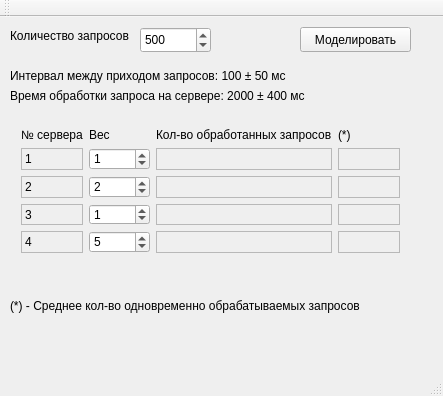
<?xml version="1.0" encoding="UTF-8"?>
<ui version="4.0">
 <class>MainWindow</class>
 <widget class="QMainWindow" name="MainWindow">
  <property name="geometry">
   <rect>
    <x>0</x>
    <y>0</y>
    <width>443</width>
    <height>396</height>
   </rect>
  </property>
  <property name="windowTitle">
   <string>MainWindow</string>
  </property>
  <widget class="QWidget" name="centralWidget">
   <widget class="QLabel" name="label">
    <property name="geometry">
     <rect>
      <x>10</x>
      <y>10</y>
      <width>151</width>
      <height>17</height>
     </rect>
    </property>
    <property name="text">
     <string>Количество запросов</string>
    </property>
   </widget>
   <widget class="QLabel" name="label_2">
    <property name="geometry">
     <rect>
      <x>10</x>
      <y>50</y>
      <width>301</width>
      <height>17</height>
     </rect>
    </property>
    <property name="text">
     <string>Интервал между приходом запросов: 100 ± 50 мс</string>
    </property>
   </widget>
   <widget class="QWidget" name="gridLayoutWidget">
    <property name="geometry">
     <rect>
      <x>10</x>
      <y>100</y>
      <width>401</width>
      <height>147</height>
     </rect>
    </property>
    <layout class="QGridLayout" name="gridLayout">
     <item row="1" column="0">
      <widget class="QLabel" name="label_7">
       <property name="frameShape">
        <enum>QFrame::StyledPanel</enum>
       </property>
       <property name="text">
        <string>1</string>
       </property>
      </widget>
     </item>
     <item row="0" column="1">
      <widget class="QLabel" name="label_4">
       <property name="text">
        <string>Вес</string>
       </property>
      </widget>
     </item>
     <item row="2" column="0">
      <widget class="QLabel" name="label_8">
       <property name="frameShape">
        <enum>QFrame::StyledPanel</enum>
       </property>
       <property name="text">
        <string>2</string>
       </property>
      </widget>
     </item>
     <item row="3" column="2">
      <widget class="QLabel" name="n3">
       <property name="frameShape">
        <enum>QFrame::StyledPanel</enum>
       </property>
       <property name="text">
        <string/>
       </property>
      </widget>
     </item>
     <item row="0" column="0">
      <widget class="QLabel" name="label_3">
       <property name="text">
        <string>№ сервера</string>
       </property>
      </widget>
     </item>
     <item row="2" column="3">
      <widget class="QLabel" name="a2">
       <property name="frameShape">
        <enum>QFrame::StyledPanel</enum>
       </property>
       <property name="text">
        <string/>
       </property>
      </widget>
     </item>
     <item row="0" column="2">
      <widget class="QLabel" name="label_5">
       <property name="text">
        <string>Кол-во обработанных запросов</string>
       </property>
      </widget>
     </item>
     <item row="3" column="0">
      <widget class="QLabel" name="label_9">
       <property name="frameShape">
        <enum>QFrame::StyledPanel</enum>
       </property>
       <property name="text">
        <string>3</string>
       </property>
      </widget>
     </item>
     <item row="3" column="1">
      <widget class="QSpinBox" name="w3">
       <property name="value">
        <number>1</number>
       </property>
      </widget>
     </item>
     <item row="1" column="3">
      <widget class="QLabel" name="a1">
       <property name="frameShape">
        <enum>QFrame::StyledPanel</enum>
       </property>
       <property name="text">
        <string/>
       </property>
      </widget>
     </item>
     <item row="2" column="2">
      <widget class="QLabel" name="n2">
       <property name="frameShape">
        <enum>QFrame::StyledPanel</enum>
       </property>
       <property name="text">
        <string/>
       </property>
      </widget>
     </item>
     <item row="3" column="3">
      <widget class="QLabel" name="a3">
       <property name="frameShape">
        <enum>QFrame::StyledPanel</enum>
       </property>
       <property name="text">
        <string/>
       </property>
      </widget>
     </item>
     <item row="1" column="1">
      <widget class="QSpinBox" name="w1">
       <property name="value">
        <number>1</number>
       </property>
      </widget>
     </item>
     <item row="0" column="3">
      <widget class="QLabel" name="label_6">
       <property name="text">
        <string>(*)</string>
       </property>
      </widget>
     </item>
     <item row="2" column="1">
      <widget class="QSpinBox" name="w2">
       <property name="value">
        <number>2</number>
       </property>
      </widget>
     </item>
     <item row="1" column="2">
      <widget class="QLabel" name="n1">
       <property name="frameShape">
        <enum>QFrame::StyledPanel</enum>
       </property>
       <property name="text">
        <string/>
       </property>
      </widget>
     </item>
     <item row="4" column="0">
      <widget class="QLabel" name="label_12">
       <property name="frameShape">
        <enum>QFrame::StyledPanel</enum>
       </property>
       <property name="text">
        <string>4</string>
       </property>
      </widget>
     </item>
     <item row="4" column="1">
      <widget class="QSpinBox" name="w4">
       <property name="value">
        <number>5</number>
       </property>
      </widget>
     </item>
     <item row="4" column="2">
      <widget class="QLabel" name="n4">
       <property name="frameShape">
        <enum>QFrame::StyledPanel</enum>
       </property>
       <property name="text">
        <string/>
       </property>
      </widget>
     </item>
     <item row="4" column="3">
      <widget class="QLabel" name="a4">
       <property name="frameShape">
        <enum>QFrame::StyledPanel</enum>
       </property>
       <property name="text">
        <string/>
       </property>
      </widget>
     </item>
    </layout>
   </widget>
   <widget class="QSpinBox" name="n_req">
    <property name="geometry">
     <rect>
      <x>140</x>
      <y>10</y>
      <width>71</width>
      <height>26</height>
     </rect>
    </property>
    <property name="maximum">
     <number>1100</number>
    </property>
    <property name="value">
     <number>500</number>
    </property>
   </widget>
   <widget class="QLabel" name="label_10">
    <property name="geometry">
     <rect>
      <x>10</x>
      <y>70</y>
      <width>311</width>
      <height>17</height>
     </rect>
    </property>
    <property name="text">
     <string>Время обработки запроса на сервере: 2000 ± 400 мс</string>
    </property>
   </widget>
   <widget class="QPushButton" name="btn_model">
    <property name="geometry">
     <rect>
      <x>300</x>
      <y>10</y>
      <width>111</width>
      <height>25</height>
     </rect>
    </property>
    <property name="text">
     <string>Моделировать</string>
    </property>
   </widget>
   <widget class="QLabel" name="label_11">
    <property name="geometry">
     <rect>
      <x>10</x>
      <y>280</y>
      <width>391</width>
      <height>17</height>
     </rect>
    </property>
    <property name="text">
     <string>(*) - Среднее кол-во одновременно обрабатываемых запросов</string>
    </property>
   </widget>
  </widget>
  <widget class="QMenuBar" name="menuBar">
   <property name="geometry">
    <rect>
     <x>0</x>
     <y>0</y>
     <width>443</width>
     <height>22</height>
    </rect>
   </property>
  </widget>
  <widget class="QToolBar" name="mainToolBar">
   <attribute name="toolBarArea">
    <enum>TopToolBarArea</enum>
   </attribute>
   <attribute name="toolBarBreak">
    <bool>false</bool>
   </attribute>
  </widget>
  <widget class="QStatusBar" name="statusBar"/>
 </widget>
 <layoutdefault spacing="6" margin="11"/>
 <resources/>
 <connections/>
</ui>
